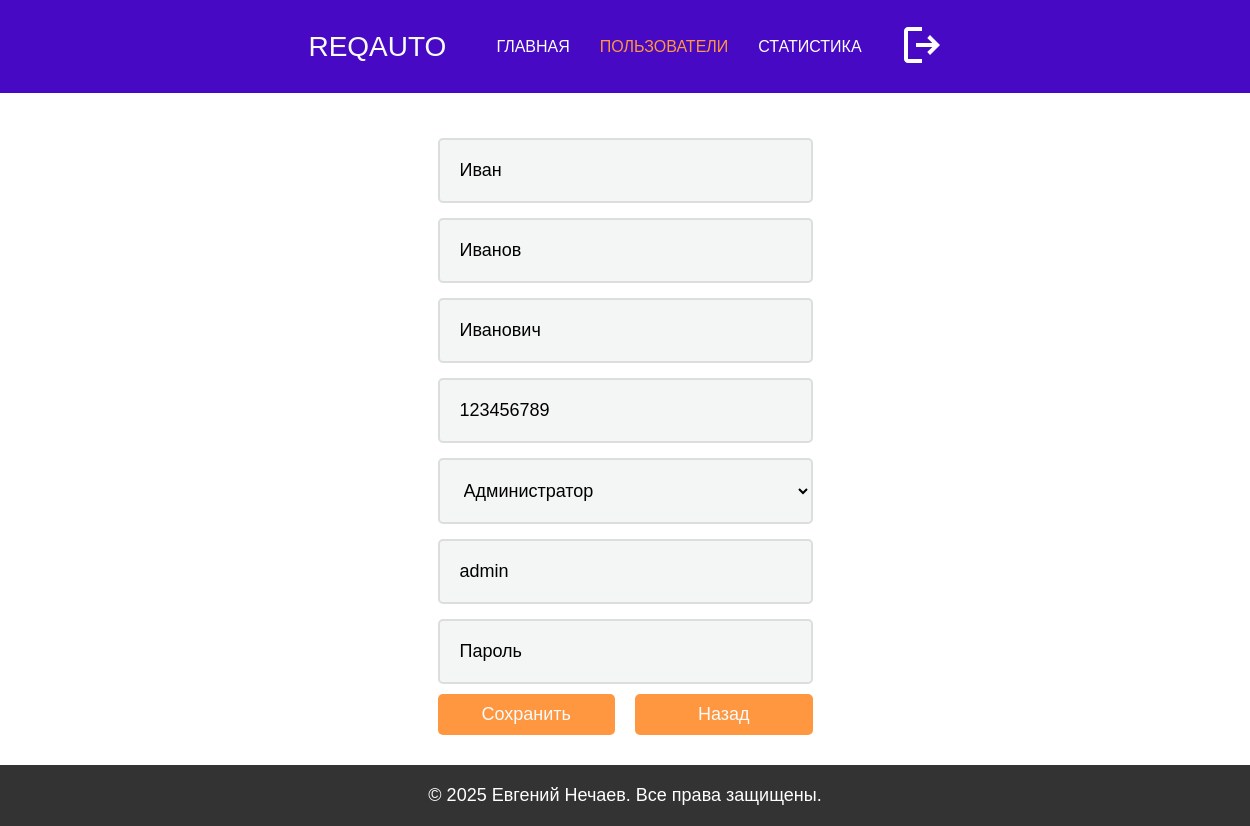
Page /edit_user/1 on the committed database.
### models.py (models this page shows)
class User(db.Model):
    __tablename__ = 'User'
    ID = db.Column(db.Integer, primary_key=True)
    username = db.Column(db.String(50), unique=True)
    password = db.Column(db.String(128))
    firstName = db.Column(db.String(50))
    lastName = db.Column(db.String(50))
    patronymic = db.Column(db.String(50))
    phone = db.Column(db.String(15))
    dateBirth = db.Column(db.Date, nullable=True)
    roleID = db.Column(db.Integer, db.ForeignKey('Role.ID'))
    photo = db.Column(db.String(256), nullable=True)

class Role(db.Model):
    __tablename__ = 'Role'
    ID = db.Column(db.Integer, primary_key=True)
    roleName = db.Column(db.String(50))

### app.py (the view, shortened to what this page needs)
@app.route('/edit_user/<int:user_id>', methods=['GET', 'POST'])
def edit_user(user_id):
    user = User.query.get_or_404(user_id)
    roles = Role.query.all()
    return render_template('edit_user.html', user=user, roles=roles)

### templates/edit_user.html (shortened to what this page needs)
<!DOCTYPE html>
<html lang="en">
<head>
    <link rel="stylesheet" href="/static/styles.css">
    <link rel="stylesheet" href="/static/admin.css">
</head>
<body>
    <header>
        <div class="logo">ReqAuto</div>
        <nav>
            <ul>
                <li><a href="{{ url_for('index') }}">Главная</a></li>
                <li><a href="#" class="active">Пользователи</a></li>
                <li><a href="#">Статистика</a></li>
                <li>
                    <form action="{{ url_for('logout') }}" method="post" class="logout-form">
                        <button type="submit" class="logout-button">
                            <svg xmlns="http://www.w3.org/2000/svg" width="24" height="24" viewBox="0 0 24 24">
                                <path fill="#ffffff" d="M5 21q-.825 0-1.412-.587T3 19V5q0-.825.588-1.412T5 3h7v2H5v14h7v2zm11-4l-1.375-1.45l2.55-2.55H9v-2h8.175l-2.55-2.55L16 7l5 5z"/>
                            </svg>
                        </button>
                    </form>
                </li>
            </ul>
        </nav>
    </header>
    <main>
        <section class="horizontal-center-container">
            <form class="form" method="POST">
                <input class="form-input h3" type="text" name="firstName" value="{{ user.firstName }}" placeholder="Имя" required />
                <input class="form-input h3" type="text" name="lastName" value="{{ user.lastName }}" placeholder="Фамилия" required />
                <input class="form-input h3" type="text" name="patronymic" value="{{ user.patronymic }}" placeholder="Отчество" />
                <input class="form-input h3" type="text" name="phone" value="{{ user.phone }}" placeholder="Телефон" required />
                <select class="form-input h3" id="roleID" name="roleID" required>
                    {% for role in roles %}
                        <option value="{{ role.ID }}" {% if role.ID == user.roleID %}selected{% endif %}>
                            {{ role.roleName }}
                        </option>
                    {% endfor %}
                </select>
                <input class="form-input h3" type="text" name="username" value="{{ user.username }}" placeholder="Логин" />
                <input class="form-input h3" type="password" name="password" placeholder="Пароль" />
                <div class="button-container" style="margin-top: 10px">
                    <button class="button h3 submit-button" type="submit">
                      Сохранить
                    </button>
                    <button class="button h3 submit-button">
                      <a
                        href="{{ url_for('admin_dashboard') }}"
                        class="no-link-style"
                        style="display: block; width: 100%; height: 100%"
                        >Назад</a
                      >
                    </button>
                  </div>
            </form>
        </section>
    </main>
    <footer class="site-footer">
        <p class="h3">&copy; 2025 Евгений Нечаев. Все права защищены.</p>
    </footer>
</body>
</html>

### static/styles.css (style rules this page uses)
html { scroll-behavior: smooth; overflow-x: hidden; }
html, body { display: flex; flex-direction: column; }
html, body, p { margin: 0; padding: 0; }
body { min-height: 100vh; }
main { flex: 1; }
.h3 { text-transform: initial; font-family: "Rubik", sans-serif; font-weight: 100; font-size: 18px; }
header { margin: 0; padding: 20px; background-color: #4709c3; width: 100%; position: sticky; display: flex; justify-content: center; top: 0; z-index: 100; }
.logo { display: flex; font-family: "Montserrat", sans-serif; font-weight: 100; text-transform: uppercase; margin-right: 50px; font-size: 28px; color: #fafbfb; align-items: center; }
nav ul { list-style: none; padding-left: 0; display: flex; justify-content: center; }
nav a { text-decoration: none; color: #fff; display: flex; justify-content: center; }
nav li { display: inline; font-family: "Montserrat", sans-serif; font-weight: 100; text-transform: uppercase; margin: 0 30px 0 0; font-size: 16px; display: flex; justify-content: center; align-items: center; }
.active { color: #ff9640; }
.button { background-color: #f9fafa; width: fit-content; height: fit-content; padding: 10px 20px; max-width: 100%; border-radius: 5px; border-style: none; color: #000; }
.submit-button { margin: 0 auto; margin-top: 20px; background-color: #ff9640; color: #fafbfb; }
.horizontal-center-container { display: flex; justify-content: center; text-align: center; }
.form { display: flex; flex-direction: column; width: fit-content; min-width: 30%; max-width: 80%; padding: 30px; border-radius: 5px; height: 100%; }
.form-input { width: 100%; border-radius: 5px; border: 2px solid #dcddde; margin-top: 15px; background: #f4f5f5; padding: 20px; box-sizing: border-box; outline: none; transition: all 0.3s ease; }
.form-input::placeholder { color: #000; }
.no-link-style { text-decoration: none; color: inherit; }
.button-container { display: flex; justify-content: space-between; width: 100%; }
.button-container button { flex: 1; margin: 0 10px; }
.button-container button:first-child { margin-left: 0; }
.button-container button:last-child { margin-right: 0; }
.logout-button { background: none; border: none; cursor: pointer; }
.logout-button svg { width: 48px; height: 48px; }
.site-footer { background-color: #333; color: #fff; text-align: center; padding: 20px 0; width: 100%; }

### static/admin.css (style rules this page uses)
nav ul { list-style: none; padding-left: 0; display: flex; justify-content: center; margin: 0; }

### rows in the picture
User: firstName "Иван", lastName "Иванов", patronymic "Иванович", phone "123456789", roleID "Администратор", username "admin"
